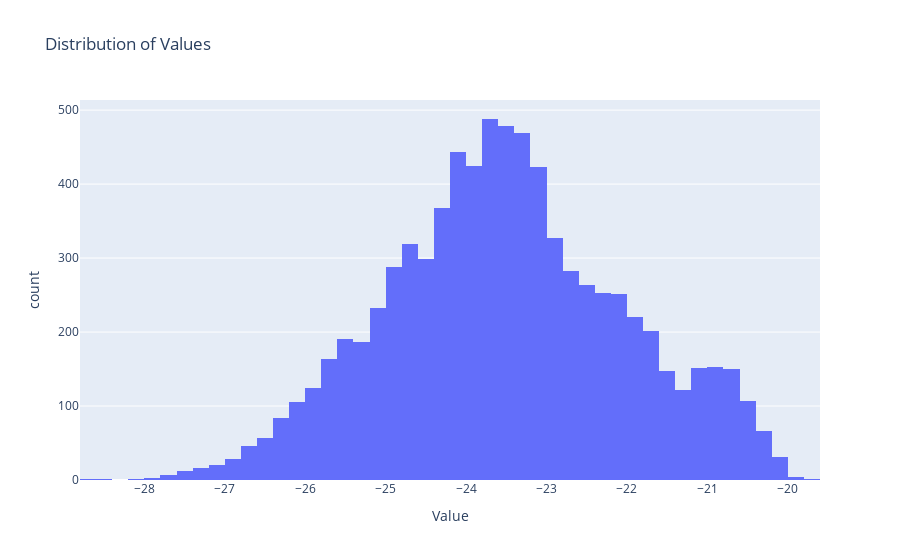
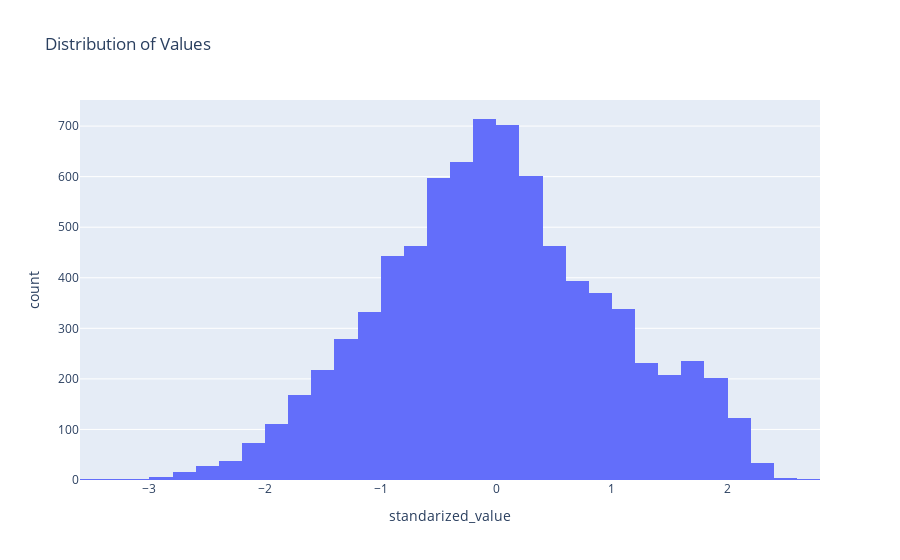

These figures' notebook cell, in order:
### Markdown cell above
### Using normal assumption

### Code cell
# Visualize values in all sites
px.histogram(df_data, x='Value', title='Distribution of Values', nbins=60).show()

# Do Anderson darling test to see if the data matches normal distribution
result = anderson(df_data['Value'].dropna(), dist='norm' )
print('Result :', result)

# Once normal distribution can be associated standarize value to check for possible outliers
df_data['standarized_value'] = (df_data.Value - df_data.Value.mean()) / df_data.Value.std(ddof=0)

# Show outliers
display(df_data[df_data.standarized_value.abs() > 3])

# plot standarized values
px.histogram(df_data, x='standarized_value', title='Distribution of Values', nbins=60).show()

### Figure 1 — Plotly figure (JSON) as saved in the notebook; plotly's stock layout.template omitted (floating-point values rounded to 4 significant figures; data arrays with more than 128 entries replaced by an {"elided": "..."} marker saying what was removed)
{"data": [{"bingroup": "x", "hovertemplate": "Value=%{x}<br>count=%{y}<extra></extra>", "legendgroup": "", "marker": {"color": "#636efa", "pattern": {"shape": ""}}, "name": "", "nbinsx": 60, "orientation": "v", "showlegend": false, "type": "histogram", "x": {"elided": "10150 float values"}, "xaxis": "x", "yaxis": "y"}], "layout": {"barmode": "relative", "legend": {"tracegroupgap": 0}, "title": {"text": "Distribution of Values"}, "xaxis": {"anchor": "y", "domain": [0, 1], "title": {"text": "Value"}}, "yaxis": {"anchor": "x", "domain": [0, 1], "title": {"text": "count"}}}}

### Figure 2 — Plotly figure (JSON) as saved in the notebook; plotly's stock layout.template omitted (floating-point values rounded to 4 significant figures; data arrays with more than 128 entries replaced by an {"elided": "..."} marker saying what was removed)
{"data": [{"bingroup": "x", "hovertemplate": "standarized_value=%{x}<br>count=%{y}<extra></extra>", "legendgroup": "", "marker": {"color": "#636efa", "pattern": {"shape": ""}}, "name": "", "nbinsx": 60, "orientation": "v", "showlegend": false, "type": "histogram", "x": {"elided": "10150 float values"}, "xaxis": "x", "yaxis": "y"}], "layout": {"barmode": "relative", "legend": {"tracegroupgap": 0}, "title": {"text": "Distribution of Values"}, "xaxis": {"anchor": "y", "domain": [0, 1], "title": {"text": "standarized_value"}}, "yaxis": {"anchor": "x", "domain": [0, 1], "title": {"text": "count"}}}}
